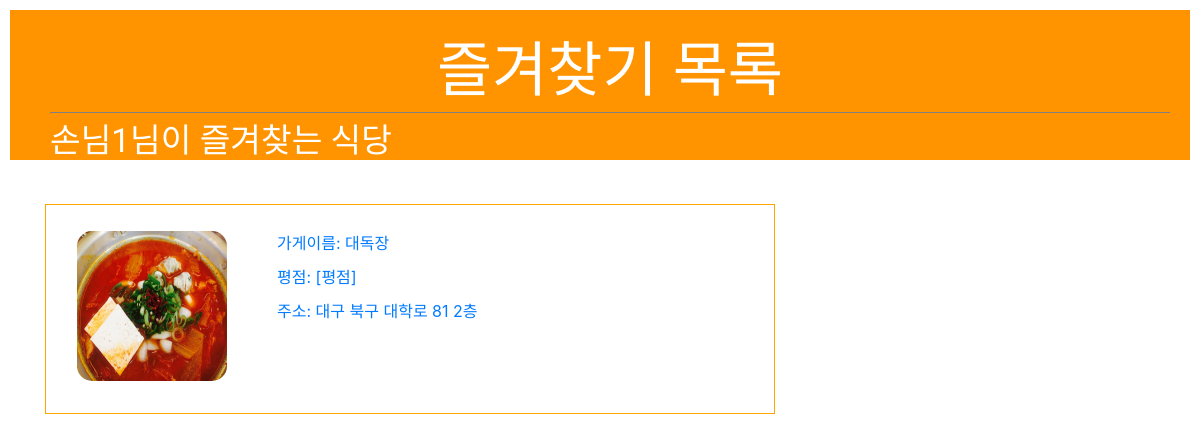
The page /like/ (signed in) on the database as committed earlier.
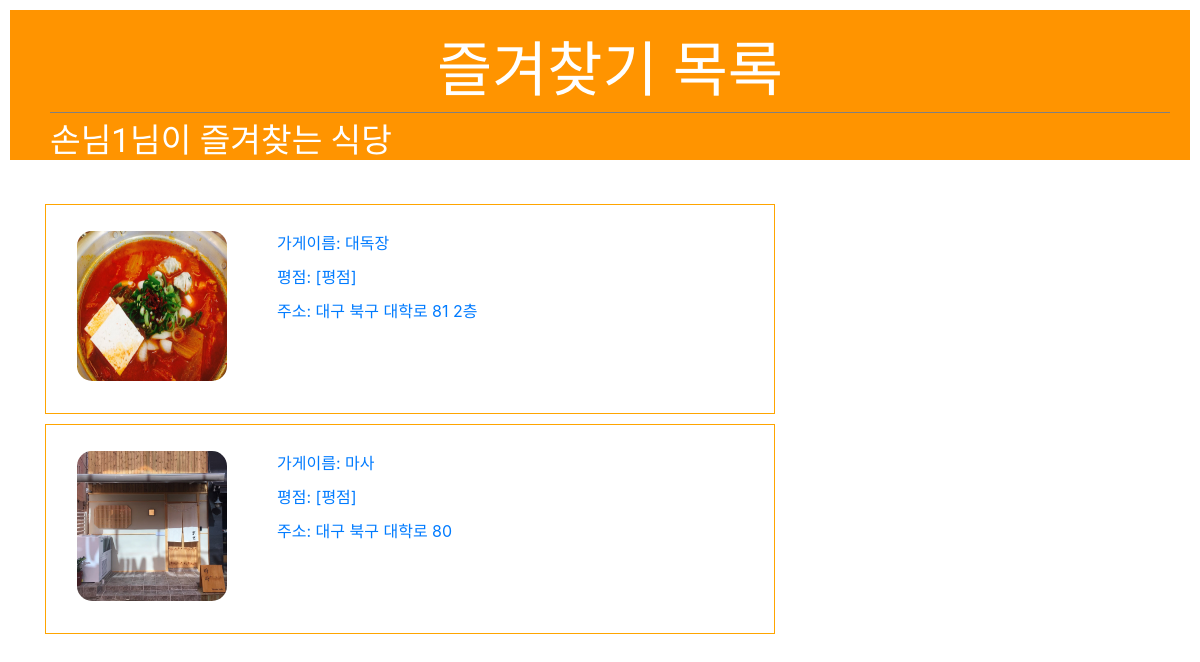
The same page on the database as committed later.
### account/models.py (models this page shows)
class Profile(models.Model):
    user = models.OneToOneField(User, on_delete=models.CASCADE)
    name = models.TextField(max_length=225, blank=True)
    phonenumber = models.CharField(max_length=200, blank=True)
    user_type = models.CharField(max_length=200, blank=True, default="none")
    shop_id = models.IntegerField(default=-1)

### app1/models.py (models this page shows, shortened)
class Like(models.Model):
    shop = models.ForeignKey(Shop, on_delete=models.CASCADE, null=True) # 특정 market이 삭제되면, 그 market의 즐겨찾기 정보 제거
    user = models.ForeignKey(User, on_delete=models.CASCADE, null=True)

class Shop(models.Model):
    name=models.CharField(max_length=225)
    address=models.CharField(max_length=225)
    phone_number=models.CharField(max_length=225)
    open_time=models.TimeField()
    close_time=models.TimeField()
    category=models.CharField(max_length=225)
    description=models.TextField()
    photo=models.ImageField(upload_to='images/')
    owner=models.ForeignKey(User, on_delete=models.CASCADE, null=True)
    likes =models.ManyToManyField(
        User, # User 모델과 Shop 모델을 M : N 관계로 두겠다.
        through='Like', # Like라는 중개 모델을 통해 M : N 관계를 맺는다.
        through_fields=('shop', 'user'), # Like에 shop 속성, user 속성을 추가하겠다.
        related_name='likes' # 1 : N  관계에서 market과 연결된 comment를 가져올 때 comment_set으로 가져왔는데,
        )

### app1/views.py (the view)
# urls.py: path('like/', app1.views.like, name='like'),
def like(request):
    likes=Like.objects.select_related()
    user=request.user
    print(likes)
    return render(request,'like.html', {'likes':likes})

### app1/templates/like.html (shortened to what this page needs)
<!DOCTYPE html>
<html lang="en">
<head>
    <link rel="stylesheet" href="https://stackpath.bootstrapcdn.com/bootstrap/4.3.1/css/bootstrap.min.css">
</head>
<body>
    <div class="page-header">
        <h1>즐겨찾기 목록</h1>
        <h4>{{user.profile.name}}님이 즐겨찾는 식당</h4>
    </div>
        <div class="col-md-8 panel panel-default">
            <div class='like'>
                <br>
                {% for like in likes %}
                {% if like.user == user %}
                    <div style="height: 210px; padding: 6px; border:1px solid orange;">
                        <a href="{% url 'restaurant' like.shop.id %}">
                            <div class = "container">
                                <div class="nav-image"><img src="{{like.shop.photo.url}}"></div>
                                <div class="content">
                                    <div>가게이름: {{like.shop.name}}</div>
                                    <div>평점: [평점]</div>
                                    <div>주소: {{like.shop.address}}</div>
                                </div>
                            </div>
                        </a>
                    </div>
                {% endif %}
                {% endfor %}
            </div>
        </div>
</body>
</html>

### app1/templates/like.html (style rules this page uses)
.page-header { height:150px; background-color: #ff9400; margin-top: 20; padding: 20px 20px 20px 40px; }
.page-header h1 { font-family: 'Jua', sans-serif; color: #ffffff; font-size: 45pt; text-decoration: none; text-align: center; padding:5px; border-bottom: solid 1px gray; }
.page-header h4 { font-family: 'Jua', sans-serif; color: #ffffff; font-size: 25pt; text-decoration: none; text-align: left; }
div { margin: 10px; }
.container { overflow:hidden; }
.nav-image img { height:150px; width: 150px; border-radius: 10%; float: left; text-align: left; margin-right: 50px; }

Rows that differ between the two databases and show on the page:
added Like: shop.photo (picture), shop.name "마사", shop.address "대구 북구 대학로 80"
